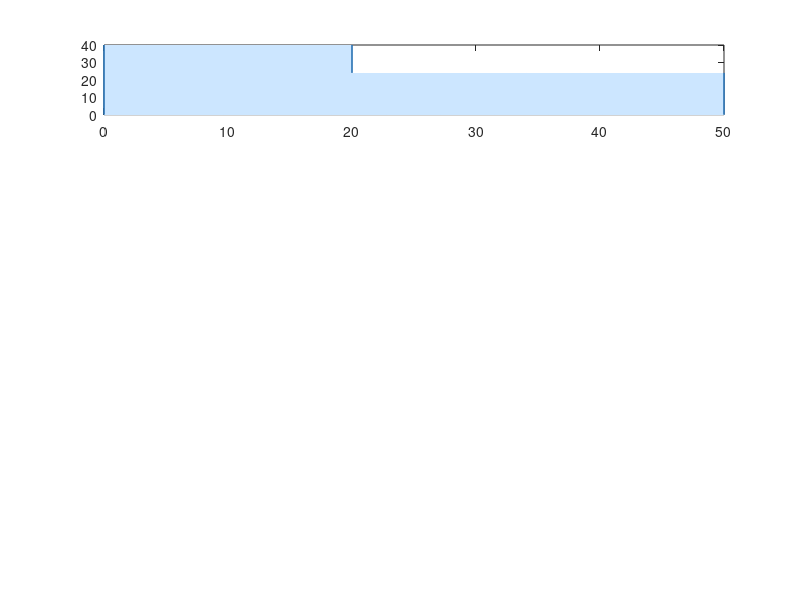

This chart was generated by the following MATLAB code: (Note: this script raises an error after producing the figure.)
%% =======================================================================
% UEE513 — Electrical System Design | Lab Assignment 2 | Experiment 3
% PV Boost Converter with PI Voltage Controller
% Author : Rachit Saini
% Reference: R.W. Erickson & Maksimovic, "Fundamentals of Power Electronics"
% =======================================================================
% SYSTEM SPECS
% Vin : 24–40 V (PV array) Vout : 72 V (regulated)
% Power: 500 W fs : 50 kHz
% L : 150 µH | C : 150 µF R : 10.368 Ω
% =======================================================================
clear; clc; close all;
%% ── 1. SYSTEM PARAMETERS ────────────────────────────────────────────────
Vin_nom = 40;          % Nominal (high irradiance) input voltage [V]
Vin_low = 24;          % Low irradiance input voltage [V]
Vout_ref = 72;         % Reference output voltage [V]
P_load = 500;           % Load power [W]
R_load = Vout_ref^2 / P_load; % Load resistance = 10.368 Ω
L = 150e-6;             % Inductance [H]
C = 150e-6;             % Capacitance [F]
fs = 50e3;              % Switching frequency [Hz]
Ts = 1/fs;              % Switching period [s]
r_L = 0.020;            % Inductor ESR [Ω]
r_C = 0.050;            % Capacitor ESR [Ω]
%% ── 2. STEADY-STATE ANALYSIS ─────────────────────────────────────────────
fprintf('\n=== STEADY-STATE OPERATING POINTS ===\n');
D_min = 1 - Vin_nom/Vout_ref;
D_max = 1 - Vin_low/Vout_ref;
fprintf(' D_min (Vin = 40V): %.4f\n', D_min);
fprintf(' D_max (Vin = 24V): %.4f\n', D_max);
% Inductor current at both extremes
IL_40 = Vin_nom / ((1-D_min)^2 * R_load);
IL_24 = Vin_low / ((1-D_max)^2 * R_load);
fprintf(' IL at Vin=40V: %.3f A\n', IL_40);
fprintf(' IL at Vin=24V: %.3f A\n', IL_24);
% Current ripple verification
dIL_40 = Vin_nom * D_min / (L * fs);
dIL_24 = Vin_low * D_max / (L * fs);
fprintf('\n=== RIPPLE ANALYSIS ===\n');
fprintf(' ΔiL at Vin=40V: %.3f A (%.1f%% of %.2f A)\n', dIL_40, 100*dIL_40/IL_40, IL_40);
fprintf(' ΔiL at Vin=24V: %.3f A (%.1f%% of %.2f A)\n', dIL_24, 100*dIL_24/IL_24, IL_24);
% Voltage ripple
Iout = P_load / Vout_ref;
dVout = Iout * D_max / (C * fs);
fprintf(' ΔvC at D_max: %.4f V (%.3f%%)\n', dVout, 100*dVout/Vout_ref);
%% ── 3. SMALL-SIGNAL TRANSFER FUNCTION (State-Space Averaged Model) ──────
D = D_min;
Dp = 1 - D;
% SSA A, B, C matrices
A_ss = [0, -Dp/L;
        Dp/C, -1/(R_load*C)];
B_ss = [1/L, Vout_ref/L;
        0, -IL_40/C];
C_ss = [0, 1];
D_ss = [0, 0];
sys_full = ss(A_ss, B_ss, C_ss, D_ss);
Gvd = tf(sys_full(1,2));
fprintf('\n=== SMALL-SIGNAL TRANSFER FUNCTION Gvd(s) ===\n');
[num_g, den_g] = tfdata(Gvd, 'v');
fprintf(' Numerator : ');
fprintf('%.4g ', num_g);
fprintf('\n');
fprintf(' Denominator: ');
fprintf('%.4g ', den_g);
fprintf('\n');
omega0 = Dp / sqrt(L*C);
Q_fac = R_load * Dp^2 * sqrt(C/L);
f0 = omega0 / (2*pi);
fprintf(' Natural freq ω₀ = %.1f rad/s (f₀ = %.1f Hz)\n', omega0, f0);
fprintf(' Quality factor Q = %.3f\n', Q_fac);
%% ── 4. PI CONTROLLER DESIGN ─────────────────────────────────────────────
omega_z = omega0 / Q_fac;
Ti = 1 / omega_z;
omega_BW = 2*pi*5000;
[mag_bw, ~] = bode(Gvd, omega_BW);
Kp = 1 / mag_bw;
Ki = Kp * omega_z;
fprintf('\n=== PI CONTROLLER PARAMETERS ===\n');
fprintf(' PI zero ω_z = %.1f rad/s (f_z = %.1f Hz)\n', omega_z, omega_z/(2*pi));
fprintf(' Kp = %.4f\n', Kp);
fprintf(' Ki = %.2f (= Kp × ω_z)\n', Ki);
fprintf(' Ti = %.4f s\n', Ti);
Cpi = tf([Kp, Kp*omega_z], [1, 0]);
fprintf(' PI TF = %.4f(s + %.1f)/s\n', Kp, omega_z);
OL = Gvd * Cpi;
CL = feedback(OL, 1);
[Gm, Pm, Wcg, Wcp] = margin(OL);
fprintf('\n=== STABILITY MARGINS ===\n');
fprintf(' Gain Margin = %.2f dB (at %.1f Hz)\n', 20*log10(Gm), Wcg/(2*pi));
fprintf(' Phase Margin = %.2f ° (at %.1f Hz)\n', Pm, Wcp/(2*pi));
%% ── 5. EFFICIENCY WITH ESR ──────────────────────────────────────────────
IL_rms = IL_40 * sqrt(1 + (dIL_40/2)^2 / (3*IL_40^2));
P_rL = IL_rms^2 * r_L;
P_rC = (dIL_40/(2*sqrt(3)))^2 * r_C;
P_sw = 3.0;
eta = P_load / (P_load + P_rL + P_rC + P_sw);
fprintf('\n=== EFFICIENCY ANALYSIS ===\n');
fprintf(' IL_rms = %.3f A\n', IL_rms);
fprintf(' P_rL (ESR) = %.4f W\n', P_rL);
fprintf(' P_rC (ESR) = %.4f W\n', P_rC);
fprintf(' P_switch = %.2f W (estimated)\n', P_sw);
fprintf(' Overall η = %.3f%%\n', eta*100);
%% ── 6. WAVEFORM SIMULATION (switching-level) ─────────────────────────────
fprintf('\n=== SIMULATING WAVEFORMS... ===\n');
dt = Ts / 200;
t_end = 50e-3;
t_step = 20e-3;
t = 0:dt:t_end;
N = length(t);
iL = zeros(1,N);
vC = zeros(1,N);
duty = zeros(1,N);
vin_t = zeros(1,N);
iL(1) = IL_40;
vC(1) = Vout_ref;
Vin_cur = Vin_nom;
err_int = 0;
for k = 1:N-1
    if t(k) >= t_step
        Vin_cur = Vin_low;
    end
    vin_t(k) = Vin_cur;
    err = Vout_ref - vC(k);
    err_int = err_int + err * dt;
    d_k = Kp * err + Ki * err_int;
    d_k = max(0.1, min(0.75, d_k));
    duty(k) = d_k;
    diL = (Vin_cur - (1-d_k)*vC(k) - r_L*iL(k)) / L;
    dvC = ((1-d_k)*iL(k) - vC(k)/R_load) / C;
    iL(k+1) = iL(k) + dt * diL;
    vC(k+1) = vC(k) + dt * dvC;
end
vin_t(N) = vin_t(N-1);
duty(N) = duty(N-1);
fprintf(' Simulation complete: %d samples over %.0f ms\n', N, t_end*1e3);
%% ── 7. PLOTTING ALL WAVEFORMS ────────────────────────────────────────────
t_ms = t * 1e3;
figure('Name','PV Boost Converter — UEE513 Exp 3','NumberTitle','off', ...
    'Position',[50 50 1400 900], 'Color','white');
c_blue = [0.18 0.46 0.71];
c_orange = [0.90 0.40 0.05];
c_green = [0.13 0.55 0.13];
c_red = [0.80 0.12 0.12];
c_purple = [0.50 0.15 0.70];
ax1 = subplot(5,1,1);
area(t_ms, vin_t, 'FaceColor',[0.8 0.9 1.0], 'EdgeColor',c_blue,'LineWidth',1.2);
xline(t_step*1e3,'--r','Irradiance drop','LabelVerticalAlignment','bottom','FontSize',9);
ylabel('V_{in} (V)'); ylim([18 46]); grid on;
title('PV Boost Converter — Simulation Results | UEE513 Lab Assign. 2 | Rachit Saini', ...
    'FontSize',11,'FontWeight','bold');
yticks([24 32 40]); set(gca,'FontSize',9);
ax2 = subplot(5,1,2);
plot(t_ms, vC, 'Color',c_green,'LineWidth',1.5); hold on;
yline(Vout_ref,'--','Color',[0.5 0.5 0.5],'LineWidth',1,'Label','72 V ref');
xline(t_step*1e3,'--r','FontSize',9);
ylabel('V_{out} (V)'); grid on;
title('Output voltage V_{out}','FontSize',9,'FontWeight','normal');
ylim([62 80]); set(gca,'FontSize',9);
[v_min, idx_min] = min(vC(round(t_step/dt):end));
t_min = t_ms(round(t_step/dt) + idx_min - 1);
plot(t_min, v_min,'rv','MarkerSize',8,'MarkerFaceColor','r');
text(t_min+0.5, v_min-0.5, sprintf('%.1f V undershoot', Vout_ref-v_min), ...
    'FontSize',8,'Color','r');
ax3 = subplot(5,1,3);
plot(t_ms, iL, 'Color',c_orange,'LineWidth',1.4); hold on;
yline(IL_40,'--','Color',[0.6 0.3 0],'LineWidth',0.8,'Label',sprintf('%.1f A (Vin=40V)',IL_40));
yline(IL_24,'--','Color',[0.9 0.5 0],'LineWidth',0.8,'Label',sprintf('%.1f A (Vin=24V)',IL_24));
xline(t_step*1e3,'--r','FontSize',9);
ylabel('i_L (A)'); grid on;
title('Inductor current i_L','FontSize',9,'FontWeight','normal');
set(gca,'FontSize',9);
ax4 = subplot(5,1,4);
plot(t_ms, duty, 'Color',c_purple,'LineWidth',1.4); hold on;
yline(D_min,'--','Color',[0.4 0.1 0.6],'LineWidth',0.8, ...
    'Label',sprintf('D_{min}=%.3f',D_min));
yline(D_max,'--','Color',[0.6 0.2 0.8],'LineWidth',0.8, ...
    'Label',sprintf('D_{max}=%.3f',D_max));
xline(t_step*1e3,'--r','FontSize',9);
ylabel('Duty cycle d'); ylim([0.35 0.80]); grid on;
title('PI controller duty cycle output','FontSize',9,'FontWeight','normal');
set(gca,'FontSize',9);
ax5 = subplot(5,1,5);
err_sig = Vout_ref - vC;
plot(t_ms, err_sig, 'Color',c_red,'LineWidth',1.2); hold on;
yline(0,'k-','LineWidth',0.8);
xline(t_step*1e3,'--r','FontSize',9);
ylabel('Error e(t) (V)'); xlabel('Time (ms)'); grid on;
title('Voltage error e(t) = V_{ref} - V_{out}','FontSize',9,'FontWeight','normal');
set(gca,'FontSize',9);
linkaxes([ax1 ax2 ax3 ax4 ax5],'x');
xlim([0 t_end*1e3]);
%% ── 8. BODE PLOT ────────────────────────────────────────────────────────
figure('Name','Bode Plots — Open & Closed Loop','NumberTitle','off', ...
    'Position',[50 980 900 500],'Color','white');
w = logspace(1, 6, 2000);
[mag_ol, ph_ol] = bode(OL, w); mag_ol = squeeze(mag_ol); ph_ol = squeeze(ph_ol);
[mag_cl, ph_cl] = bode(CL, w); mag_cl = squeeze(mag_cl); ph_cl = squeeze(ph_cl);
[mag_g, ph_g] = bode(Gvd, w); mag_g = squeeze(mag_g); ph_g = squeeze(ph_g);
subplot(2,1,1);
semilogx(w/(2*pi), 20*log10(mag_g),'--','Color',[0.6 0.6 0.6],'LineWidth',1.2,'DisplayName','G_{vd}(s) plant'); hold on;
semilogx(w/(2*pi), 20*log10(mag_ol),'Color',c_blue,'LineWidth',1.5,'DisplayName','Open loop L(s)');
semilogx(w/(2*pi), 20*log10(mag_cl),'Color',c_green,'LineWidth',1.5,'DisplayName','Closed loop T(s)');
yline(0,'k--','LineWidth',0.8); yline(-3,'--','Color',[0.5 0.5 0.5],'LineWidth',0.8,'Label','-3 dB');
xline(f0,'--','Color',c_orange,'LineWidth',0.8,'Label',sprintf('f₀=%.0fHz',f0));
xline(5000,'--','Color',c_purple,'LineWidth',0.8,'Label','BW target 5kHz');
ylabel('Magnitude (dB)'); grid on; legend('Location','southwest','FontSize',8);
title('Bode Plot — Plant, Open Loop & Closed Loop','FontSize',10,'FontWeight','bold');
ylim([-60 50]);
subplot(2,1,2);
semilogx(w/(2*pi), ph_g, '--','Color',[0.6 0.6 0.6],'LineWidth',1.2,'DisplayName','G_{vd}'); hold on;
semilogx(w/(2*pi), ph_ol,'Color',c_blue,'LineWidth',1.5,'DisplayName','Open loop');
yline(-135,'--','Color',c_red,'LineWidth',0.8,'Label','–135° (PM=45°)');
yline(-180,'k--','LineWidth',0.8,'Label','–180°');
xline(Wcp/(2*pi),'--','Color',c_purple,'LineWidth',0.8,'Label',sprintf('f_c=%.0fHz',Wcp/(2*pi)));
ylabel('Phase (°)'); xlabel('Frequency (Hz)'); grid on;
legend('Location','southwest','FontSize',8); ylim([-280 20]);
%% ── 9. STEP RESPONSE (closed loop) ──────────────────────────────────────
figure('Name','Step Response — Closed Loop','NumberTitle','off', ...
    'Position',[970 980 500 300],'Color','white');
t_step_resp = linspace(0, 0.01, 5000);
[y_step, t_step_resp] = step(Vout_ref * CL, t_step_resp);
plot(t_step_resp*1e3, y_step,'Color',c_green,'LineWidth',1.5); hold on;
yline(Vout_ref,'--','Color',[0.5 0.5 0.5],'LineWidth',0.8,'Label','72 V ref');
yline(0.99*Vout_ref,':','Color',[0.3 0.3 0.3],'LineWidth',0.8,'Label','99%');
yline(1.01*Vout_ref,':','Color',[0.3 0.3 0.3],'LineWidth',0.8,'Label','101%');
xlabel('Time (ms)'); ylabel('V_{out} (V)'); grid on;
title('Closed-Loop Step Response','FontSize',10,'FontWeight','bold');
S = stepinfo(Vout_ref * CL);
fprintf('\n=== STEP RESPONSE METRICS ===\n');
fprintf(' Rise time : %.3f ms\n', S.RiseTime*1e3);
fprintf(' Settling time: %.3f ms (2%% band)\n', S.SettlingTime*1e3);
fprintf(' Overshoot : %.2f %%\n', S.Overshoot);
%% ── 10. SUMMARY TABLE ────────────────────────────────────────────────────
fprintf('\n╔════════════════════════════════════════════════════╗\n');
fprintf('║ DESIGN SUMMARY — PV BOOST CONVERTER (UEE513)      ║\n');
fprintf('╠════════════════════════════════════════════════════╣\n');
fprintf('║ Parameter │ Value                                  ║\n');
fprintf('╠════════════════════════════════════════════════════╣\n');
fprintf('║ Vin range │ 24 V – 40 V                            ║\n');
fprintf('║ Vout (regulated) │ 72 V                            ║\n');
fprintf('║ Load power │ 500 W (R = %.3f Ω)                   ║\n', R_load);
fprintf('║ Duty cycle range │ %.3f – %.3f                    ║\n', D_min, D_max);
fprintf('║ Inductor L │ 150 µH                                ║\n');
fprintf('║ Capacitor C │ 150 µF                               ║\n');
fprintf('║ Kp (PI) │ %.4f                                     ║\n', Kp);
fprintf('║ Ki (PI) │ %.2f                                      ║\n', Ki);
fprintf('║ Bandwidth │ 5 kHz (designed)                       ║\n');
fprintf('║ Phase margin │ %.1f °                              ║\n', Pm);
fprintf('║ Gain margin │ %.2f dB                              ║\n', 20*log10(Gm));
fprintf('║ Rise time │ %.3f ms                                ║\n', S.RiseTime*1e3);
fprintf('║ Settling time (2%%) │ %.3f ms                       ║\n', S.SettlingTime*1e3);
fprintf('║ Efficiency (with ESR) │ %.2f %%                    ║\n', eta*100);
fprintf('╚════════════════════════════════════════════════════╝\n\n');
fprintf('All figures generated. Save as required for the report.\n');
